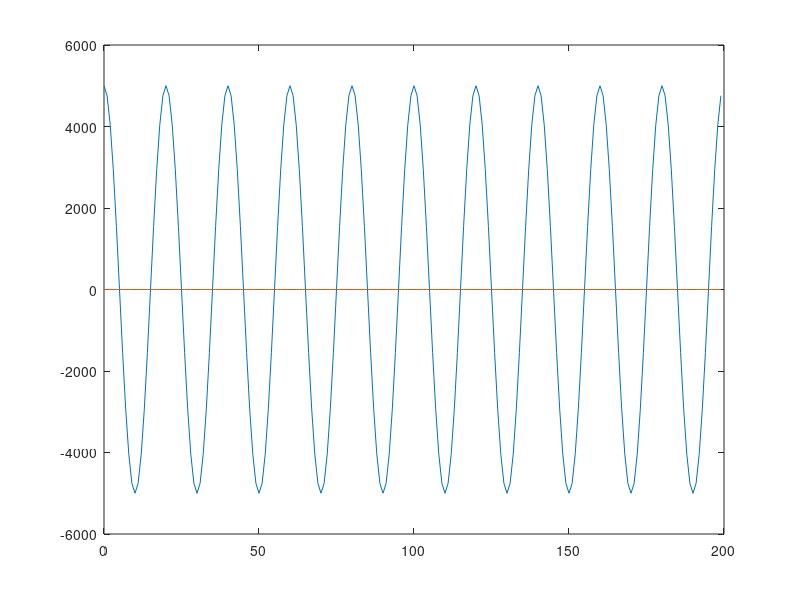

Here is the MATLAB script that generated this plot:
t = [0.000000 1.000000 2.000000 3.000000 4.000000 5.000000 6.000000 7.000000 8.000000 9.000000 10.000000 11.000000 12.000000 13.000000 14.000000 15.000000 16.000000 17.000000 18.000000 19.000000 20.000000 21.000000 22.000000 23.000000 24.000000 25.000000 26.000000 27.000000 28.000000 29.000000 30.000000 31.000000 32.000000 33.000000 34.000000 35.000000 36.000000 37.000000 38.000000 39.000000 40.000000 41.000000 42.000000 43.000000 44.000000 45.000000 46.000000 47.000000 48.000000 49.000000 50.000000 51.000000 52.000000 53.000000 54.000000 55.000000 56.000000 57.000000 58.000000 59.000000 60.000000 61.000000 62.000000 63.000000 64.000000 65.000000 66.000000 67.000000 68.000000 69.000000 70.000000 71.000000 72.000000 73.000000 74.000000 75.000000 76.000000 77.000000 78.000000 79.000000 80.000000 81.000000 82.000000 83.000000 84.000000 85.000000 86.000000 87.000000 88.000000 89.000000 90.000000 91.000000 92.000000 93.000000 94.000000 95.000000 96.000000 97.000000 98.000000 99.000000 100.000000 101.000000 102.000000 103.000000 104.000000 105.000000 106.000000 107.000000 108.000000 109.000000 110.000000 111.000000 112.000000 113.000000 114.000000 115.000000 116.000000 117.000000 118.000000 119.000000 120.000000 121.000000 122.000000 123.000000 124.000000 125.000000 126.000000 127.000000 128.000000 129.000000 130.000000 131.000000 132.000000 133.000000 134.000000 135.000000 136.000000 137.000000 138.000000 139.000000 140.000000 141.000000 142.000000 143.000000 144.000000 145.000000 146.000000 147.000000 148.000000 149.000000 150.000000 151.000000 152.000000 153.000000 154.000000 155.000000 156.000000 157.000000 158.000000 159.000000 160.000000 161.000000 162.000000 163.000000 164.000000 165.000000 166.000000 167.000000 168.000000 169.000000 170.000000 171.000000 172.000000 173.000000 174.000000 175.000000 176.000000 177.000000 178.000000 179.000000 180.000000 181.000000 182.000000 183.000000 184.000000 185.000000 186.000000 187.000000 188.000000 189.000000 190.000000 191.000000 192.000000 193.000000 194.000000 195.000000 196.000000 197.000000 198.000000 199.000000 ];
x = [50.000000 47.552830 40.450865 29.389295 15.450900 0.000066 -15.450774 -29.389187 -40.450787 -47.552789 -50.000000 -47.552871 -40.450943 -29.389402 -15.451026 -0.000199 15.450648 29.389080 40.450709 47.552748 50.000000 47.552912 40.451021 29.389509 15.451153 0.000332 -15.450522 -29.388973 -40.450631 -47.552707 -50.000000 -47.552953 -40.451099 -29.389617 -15.451279 -0.000464 15.450395 29.388865 40.450553 47.552666 50.000000 47.552994 40.451177 29.389724 15.451405 0.000597 -15.450269 -29.388758 -40.450475 -47.552625 -50.000000 -47.553035 -40.451255 -29.389832 -15.451531 -0.000730 15.450143 29.388651 40.450397 47.552584 50.000000 47.553076 40.451333 29.389939 15.451657 0.000862 -15.450017 -29.388543 -40.450319 -47.552543 -50.000000 -47.553117 -40.451411 -29.390046 -15.451783 -0.000995 15.449891 29.388436 40.450241 47.552502 50.000000 47.553158 40.451489 29.390154 15.451910 0.001128 -15.449765 -29.388329 -40.450163 -47.552461 -50.000000 -47.553199 -40.451567 -29.390261 -15.452036 -0.001260 15.449638 29.388221 40.450085 47.552420 50.000000 47.553240 40.451645 29.390368 15.452162 0.001393 -15.449512 -29.388114 -40.450007 -47.552379 -50.000000 -47.553281 -40.451723 -29.390476 -15.452288 -0.001526 15.449386 29.388007 40.449929 47.552338 50.000000 47.553322 40.451801 29.390583 15.452414 0.001658 -15.449260 -29.387899 -40.449851 -47.552297 -50.000000 -47.553363 -40.451879 -29.390690 -15.452541 -0.001791 15.449134 29.387792 40.449773 47.552256 50.000000 47.553404 40.451957 29.390798 15.452667 0.001924 -15.449007 -29.387685 -40.449695 -47.552215 -50.000000 -47.553445 -40.452035 -29.390905 -15.452793 -0.002057 15.448881 29.387577 40.449617 47.552174 50.000000 47.553486 40.452113 29.391012 15.452919 0.002189 -15.448755 -29.387470 -40.449539 -47.552133 -50.000000 -47.553527 -40.452191 -29.391120 -15.453045 -0.002322 15.448629 29.387363 40.449462 47.552092 50.000000 47.553568 40.452269 29.391227 15.453172 0.002455 -15.448503 -29.387255 -40.449384 -47.552051 -50.000000 -47.553609 -40.452347 -29.391334 -15.453298 -0.002587 15.448376 29.387148 40.449306 47.552010 ];
xdev = [-0.002447 -0.007102 -0.011062 -0.013938 -0.015451 -0.015451 -0.013938 -0.011062 -0.007102 -0.002447 0.002447 0.007102 0.011062 0.013938 0.015451 0.015451 0.013938 0.011062 0.007102 0.002447 -0.002447 -0.007102 -0.011062 -0.013938 -0.015451 -0.015451 -0.013938 -0.011062 -0.007102 -0.002447 0.002447 0.007102 0.011061 0.013938 0.015451 0.015451 0.013938 0.011062 0.007102 0.002447 -0.002447 -0.007102 -0.011061 -0.013938 -0.015451 -0.015451 -0.013938 -0.011062 -0.007102 -0.002447 0.002447 0.007102 0.011061 0.013938 0.015451 0.015451 0.013939 0.011062 0.007102 0.002447 -0.002447 -0.007102 -0.011061 -0.013938 -0.015451 -0.015451 -0.013939 -0.011062 -0.007102 -0.002447 0.002447 0.007102 0.011061 0.013938 0.015451 0.015451 0.013939 0.011062 0.007102 0.002447 -0.002447 -0.007102 -0.011061 -0.013938 -0.015451 -0.015451 -0.013939 -0.011062 -0.007102 -0.002448 0.002447 0.007102 0.011061 0.013938 0.015451 0.015451 0.013939 0.011062 0.007102 0.002448 -0.002447 -0.007102 -0.011061 -0.013938 -0.015451 -0.015451 -0.013939 -0.011062 -0.007102 -0.002448 0.002447 0.007102 0.011061 0.013938 0.015451 0.015451 0.013939 0.011062 0.007102 0.002448 -0.002447 -0.007102 -0.011061 -0.013938 -0.015451 -0.015451 -0.013939 -0.011062 -0.007102 -0.002448 0.002447 0.007101 0.011061 0.013938 0.015451 0.015451 0.013939 0.011062 0.007102 0.002448 -0.002447 -0.007101 -0.011061 -0.013938 -0.015451 -0.015451 -0.013939 -0.011062 -0.007103 -0.002448 0.002447 0.007101 0.011061 0.013938 0.015451 0.015451 0.013939 0.011062 0.007103 0.002448 -0.002447 -0.007101 -0.011061 -0.013938 -0.015451 -0.015451 -0.013939 -0.011062 -0.007103 -0.002448 0.002446 0.007101 0.011061 0.013938 0.015451 0.015451 0.013939 0.011062 0.007103 0.002448 -0.002446 -0.007101 -0.011061 -0.013938 -0.015451 -0.015451 -0.013939 -0.011062 -0.007103 -0.002448 0.002446 0.007101 0.011061 0.013938 0.015451 0.015451 0.013939 0.011062 0.007103 0.000000 ];
plot(t, 100*x);
hold on, plot(t, 10*xdev);